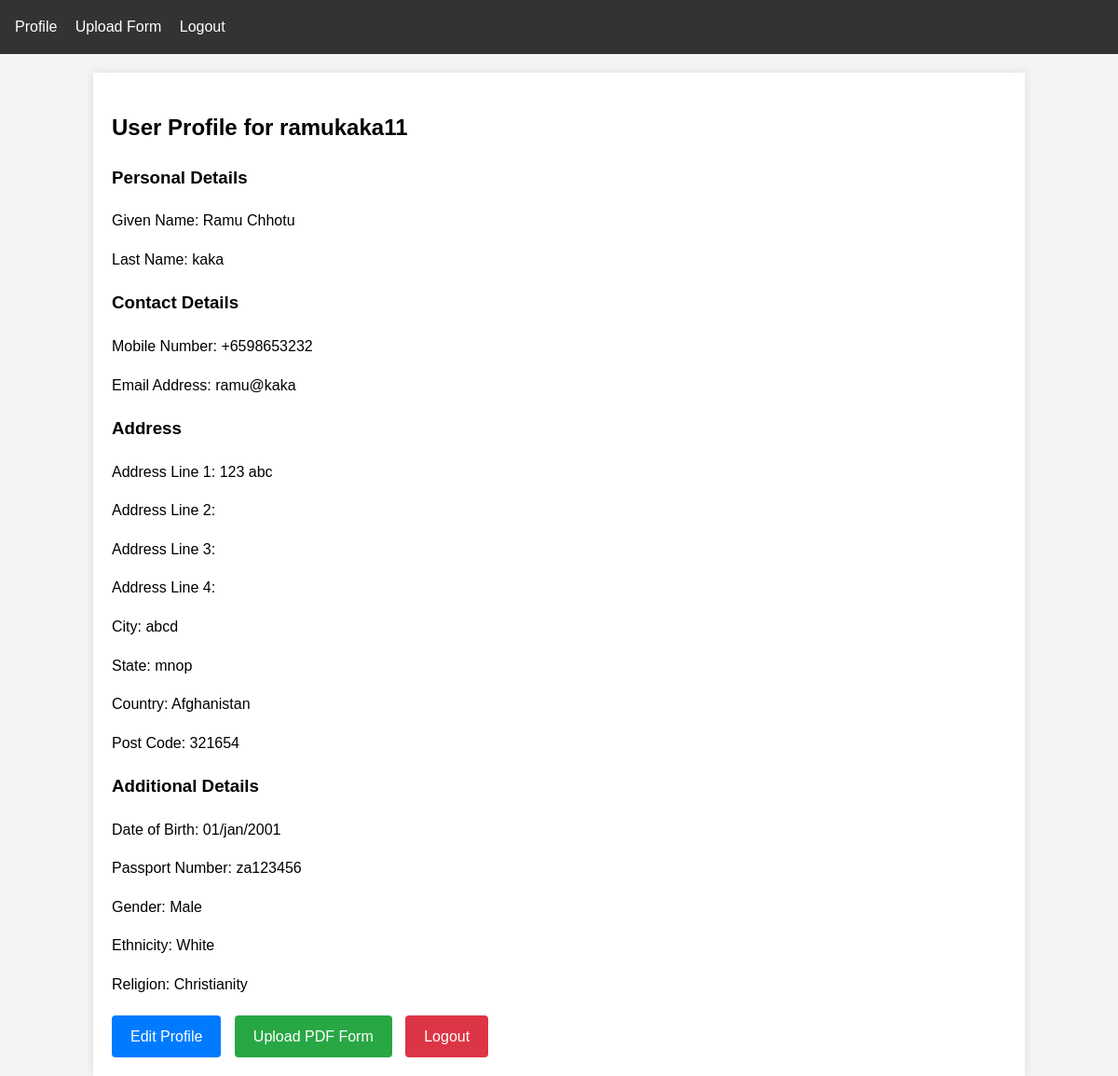
Page /profile (signed in) on the earlier database version.
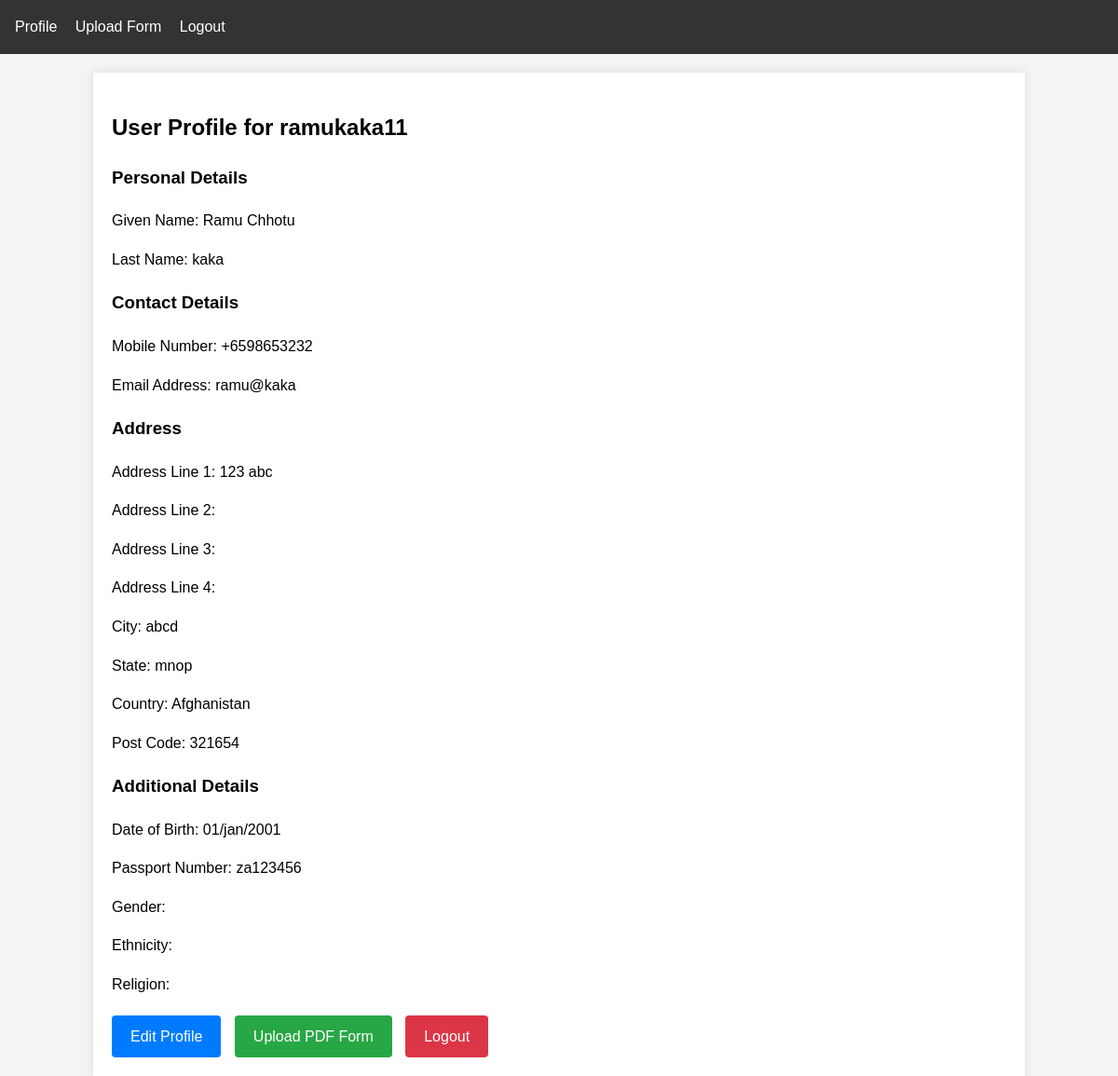
Same page on the later database version.
### tables this page shows
CREATE TABLE users (
            id INTEGER PRIMARY KEY AUTOINCREMENT,
            username TEXT UNIQUE NOT NULL,
            password TEXT NOT NULL
        );

CREATE TABLE user_profiles (
            user_id INTEGER PRIMARY KEY,
            given_name TEXT,
            last_name TEXT,
            address_line1 TEXT,
            address_line2 TEXT,
            address_line3 TEXT,
            address_line4 TEXT,
            city TEXT,
            state TEXT,
            country TEXT,
            post_code TEXT,
            mobile_number TEXT,
            email_address TEXT,
            date_of_birth TEXT,
            passport_number TEXT,
            gender TEXT,
            ethnicity TEXT,
            religion TEXT, name TEXT, full_name_as_shown_in TEXT, travel_document TEXT, alias TEXT, d____d__________m____m_________y_____y____y____y____sex TEXT, marital_status_____________single___________married_________separated_________divorced_________widowed_________cohabited_________customary TEXT, citizenship TEXT, please_specify TEXT, type_of_travel_document_held___________________international_passpor_t_________diplomatic_passport__________official_passport TEXT, qualifications_attained__________diploma____________university______________postgraduat_e TEXT, type_of_visa__________single_journey__________double_journey_________triple_journey__________multi_ple_journey TEXT, purpose_of_visit_____________________social___________________business TEXT, details_of_purpo_se TEXT, how_long_do_you_intend_to_stay_in_singapore______________less_than_30_days_______________more_than_30_days TEXT, where_wi_ll_you_be_staying_in_singapore TEXT, please_s_pecify TEXT, buildin_g_name TEXT, did_you_reside_in_other_countries_places__other_than_your_country_place__of_origin_for_one_year_or_more_during_the_last_5_years TEXT, place__address__from__to TEXT, airline_rep_resentative TEXT, to_applicant TEXT, date_of_birth________________________________________________________________________________________________sex TEXT, number TEXT, hotel_in_singa_pore TEXT, companyhote_l TEXT, local_co_ntactcompany TEXT, applicant TEXT,
            FOREIGN KEY(user_id) REFERENCES users(id)
        );

### app.py (the view)
@app.route('/profile')
def profile():
    if 'username' not in session:
        return redirect(url_for('login'))
    profile_data = get_user_profile(session['username'])
    return render_template('view_profile.html',
                         username=session['username'],
                         profile=profile_data)

### app.py (called while the page is built)
@app.teardown_appcontext
def teardown_db(exception):
    close_db_connection()

@with_db_connection
def get_user_profile(conn, username):
    user = conn.execute('SELECT * FROM users WHERE username = ?',
                       (username,)).fetchone()
    if user:
        profile = conn.execute('SELECT * FROM user_profiles WHERE user_id = ?',
                             (user['id'],)).fetchone()
        return dict(profile) if profile else {}
    return {}

### database.py (called while the page is built)
def close_db_connection(conn=None):
    if conn is not None:
        conn.close()

def with_db_connection(func):
    @wraps(func)
    def wrapper(*args, **kwargs):
        conn = sqlite3.connect(DATABASE)
        conn.row_factory = sqlite3.Row
        try:
            result = func(conn, *args, **kwargs)
            conn.commit()  # Commit any changes
            return result
        except Exception as e:
            conn.rollback()  # Rollback on error
            logger.error(f"Database error in {func.__name__}: {str(e)}")
            raise
        finally:
            conn.close()  # Always close the connection
    return wrapper

### templates/view_profile.html (shortened to what this page needs)
{% extends "base.html" %}
{% block content %}
<h2>User Profile for {{ username }}</h2>
<div>
    <h3>Personal Details</h3>
    <p>Given Name: {{ profile.given_name }}</p>
    <p>Last Name: {{ profile.last_name }}</p>
    <h3>Contact Details</h3>
    <p>Mobile Number: {{ profile.mobile_number }}</p>
    <p>Email Address: {{ profile.email_address }}</p>
    <h3>Address</h3>
    <p>Address Line 1: {{ profile.address_line1 }}</p>
    <p>Address Line 2: {{ profile.address_line2 }}</p>
    <p>Address Line 3: {{ profile.address_line3 }}</p>
    <p>Address Line 4: {{ profile.address_line4 }}</p>
    <p>City: {{ profile.city }}</p>
    <p>State: {{ profile.state }}</p>
    <p>Country: {{ profile.country }}</p>
    <p>Post Code: {{ profile.post_code }}</p>
    <h3>Additional Details</h3>
    <p>Date of Birth: {{ profile.date_of_birth }}</p>
    <p>Passport Number: {{ profile.passport_number }}</p>
    <p>Gender: {{ profile.gender }}</p>
    <p>Ethnicity: {{ profile.ethnicity }}</p>
    <p>Religion: {{ profile.religion }}</p>
</div>
<div style="margin-top: 20px;">
    <a href="{{ url_for('edit_profile') }}" class="btn" style="display: inline-block; padding: 10px 20px; background-color: #007bff; color: white; text-decoration: none; border-radius: 4px; margin-right: 10px;">Edit Profile</a>
    <a href="{{ url_for('upload_form') }}" class="btn" style="display: inline-block; padding: 10px 20px; background-color: #28a745; color: white; text-decoration: none; border-radius: 4px; margin-right: 10px;">Upload PDF Form</a>
    <a href="{{ url_for('logout') }}" class="btn" style="display: inline-block; padding: 10px 20px; background-color: #dc3545; color: white; text-decoration: none; border-radius: 4px;">Logout</a>
</div>
{% endblock %}

### templates/base.html (shortened to what this page needs)
<!DOCTYPE html>
<html lang="en">
<head>
</head>
<body>
    {% if session.username %}
    <nav class="nav">
        <a href="{{ url_for('profile') }}">Profile</a>
        <a href="{{ url_for('upload_form') }}">Upload Form</a>
        <a href="{{ url_for('logout') }}">Logout</a>
    </nav>
    {% endif %}
    <div class="container">
        {% block content %}{% endblock %}
    </div>
</body>
</html>

### templates/base.html (style rules this page uses)
body { font-family: Arial, sans-serif; line-height: 1.6; margin: 0; padding: 0; background-color: #f4f4f4; }
.container { width: 80%; margin: auto; overflow: hidden; padding: 20px; background-color: white; box-shadow: 0 0 10px rgba(0,0,0,0.1); }
.nav { background: #333; padding: 1rem; margin-bottom: 20px; }
.nav a { color: white; text-decoration: none; margin-right: 15px; }

Differences in the rows shown:
changed user_profiles "Ramu Chhotu": gender "Male" → (not shown); ethnicity "White" → (not shown); religion "Christianity" → (not shown)
